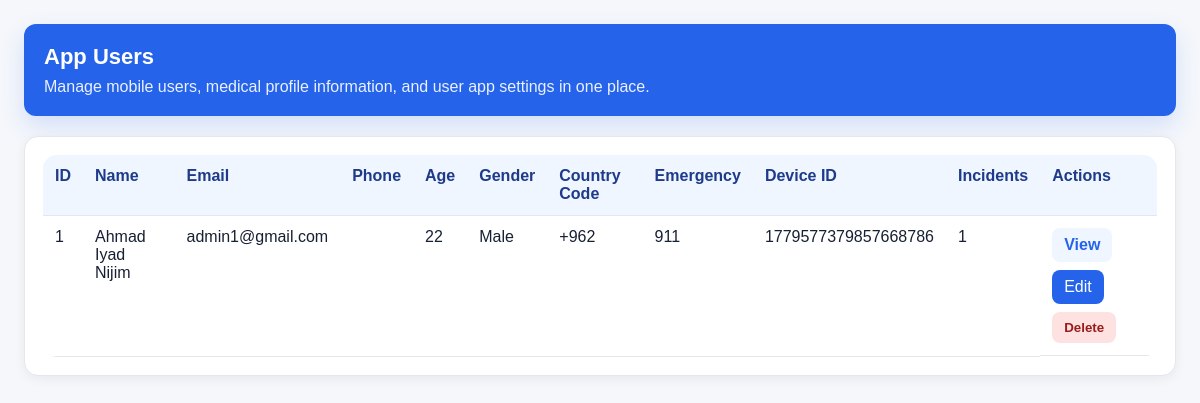
The app's page /pages/users.php (signed in) with its own data.
### tables this page shows
CREATE TABLE `app_users` (
  `id` int(11) NOT NULL,
  `device_id` varchar(100) NOT NULL,
  `email` varchar(190) DEFAULT NULL,
  `profile_image_path` varchar(255) DEFAULT NULL,
  `full_name` varchar(150) DEFAULT NULL,
  `age` int(11) DEFAULT NULL,
  `sex` varchar(20) DEFAULT NULL,
  `blood_type` varchar(10) DEFAULT NULL,
  `allergies` text DEFAULT NULL,
  `conditions` text DEFAULT NULL,
  `medications` text DEFAULT NULL,
  `notes` text DEFAULT NULL,
  `questionnaire_json` longtext DEFAULT NULL,
  `language` varchar(10) DEFAULT 'en',
  `country_code` varchar(10) DEFAULT '+962',
  `emergency_number` varchar(20) DEFAULT '911',
  `ambulance_number` varchar(20) DEFAULT '193',
  `fire_number` varchar(20) DEFAULT '199',
  `created_at` timestamp NOT NULL DEFAULT current_timestamp(),
  `updated_at` timestamp NOT NULL DEFAULT current_timestamp() ON UPDATE current_timestamp()
);

### pages/users.php (the view, shortened to what this page needs)
<?php
require_once __DIR__ . '/../config/database.php';
function app_user_has_column(PDO $pdo, string $column): bool
{
    $stmt = $pdo->prepare("SHOW COLUMNS FROM app_users LIKE ?");
    $stmt->execute([$column]);
    return (bool)$stmt->fetch();
}
$hasEmailColumn = app_user_has_column($pdo, 'email');
$hasPhoneColumn = app_user_has_column($pdo, 'phone');
$stmt = $pdo->prepare("
    SELECT
        app_users.*,
        COUNT(incidents.id) AS incident_count
    FROM app_users
    LEFT JOIN incidents
        ON app_users.device_id = incidents.device_id
    GROUP BY app_users.id
    ORDER BY app_users.created_at DESC
");
$stmt->execute();
$users = $stmt->fetchAll();
?>
<!DOCTYPE html>
<html lang="en">
<head>
    <link rel="stylesheet" href="../assets/css/users.css?v=20260523">
</head>
<body>
    <div class="page-header">
        <h1>App Users</h1>
        <p>Manage mobile users, medical profile information, and user app settings in one place.</p>
    </div>
    <div class="users-card">
        <div class="table-wrap">
            <table>
                <thead>
                    <tr>
                        <th>ID</th>
                        <th>Name</th>
                        <?php if ($hasEmailColumn): ?><th>Email</th><?php endif; ?>
                        <?php if ($hasPhoneColumn): ?><th>Phone</th><?php endif; ?>
                        <th>Age</th>
                        <th>Gender</th>
                        <th>Country Code</th>
                        <th>Emergency</th>
                        <th>Device ID</th>
                        <th>Incidents</th>
                        <th>Actions</th>
                    </tr>
                </thead>
                <tbody>
                    <?php if (count($users) > 0): ?>
                        <?php foreach ($users as $user): ?>
                            <?php $userId = (int)$user['id']; ?>
                            <tr>
                                <td><?= htmlspecialchars((string)$userId) ?></td>
                                <td><?= htmlspecialchars((string)($user['full_name'] ?? '')) ?></td>
                                <?php if ($hasEmailColumn): ?><td><?= htmlspecialchars((string)($user['email'] ?? '')) ?></td><?php endif; ?>
                                <?php if ($hasPhoneColumn): ?><td><?= htmlspecialchars((string)($user['phone'] ?? '')) ?></td><?php endif; ?>
                                <td><?= htmlspecialchars((string)($user['age'] ?? '')) ?></td>
                                <td><?= htmlspecialchars((string)($user['sex'] ?? '')) ?></td>
                                <td><?= htmlspecialchars((string)($user['country_code'] ?? '')) ?></td>
                                <td><?= htmlspecialchars((string)($user['emergency_number'] ?? '')) ?></td>
                                <td><?= htmlspecialchars((string)($user['device_id'] ?? '')) ?></td>
                                <td><?= htmlspecialchars((string)$user['incident_count']) ?></td>
                                <td class="action-buttons">
                                    <a href="user_view.php?id=<?= urlencode((string)$userId) ?>" class="button muted">View</a>
                                    <button type="button" class="button" onclick="parent.openGlobalModal(document.getElementById('editUser<?= $userId ?>').innerHTML)">Edit</button>
                                    <form method="POST" class="inline-form js-confirm-delete">
                                        <button type="submit" name="delete_user" class="danger-button">Delete</button>
                                    </form>
                                </td>
                            </tr>
                        <?php endforeach; ?>
                    <?php else: ?>
                        <tr>
                            <td colspan="<?= 9 + ($hasEmailColumn ? 1 : 0) + ($hasPhoneColumn ? 1 : 0) ?>" class="empty">No users found.</td>
                        </tr>
                    <?php endif; ?>
                </tbody>
            </table>
        </div>
    </div>
</body>
</html>

### assets/css/users.css (style rules this page uses)
* { box-sizing: border-box }
body { font-family: Arial, sans-serif; background: #f5f7fb; margin: 0; padding: 24px; color: #172033 }
h1 { margin: 0 0 18px }
.users-card { background: #fff; border: 1px solid #e5e7eb; border-radius: 14px; padding: 18px; box-shadow: 0 3px 12px rgba(15, 23, 42, .06) }
table { width: 100%; border-collapse: collapse; background: #fff; border-radius: 14px; overflow: hidden }
th, td { border-bottom: 1px solid #e5e7eb; padding: 12px; text-align: left; vertical-align: top }
th { background: #eff6ff; color: #1e3a8a; font-weight: 700 }
.button { display: inline-block; padding: 8px 12px; background: #2563eb; color: white; text-decoration: none; border-radius: 8px; font-weight: 700 }
a { color: #2563eb; font-weight: 600 }
.table-wrap { overflow-x: auto }
.page-header p { margin-top: -8px; color: #64748b; }
.action-buttons { display: flex; gap: 8px; flex-wrap: wrap; align-items: center; }
.inline-form { margin: 0; display: inline-block; }
button.button { border: none; cursor: pointer; font: inherit; }
.button.muted { background: #eff6ff; color: #2563eb; }
.danger-button { border: none; cursor: pointer; padding: 8px 12px; background: #fee2e2; color: #991b1b; border-radius: 8px; font-weight: 700; }
.page-header { background: #2563eb; color: #ffffff; padding: 20px; border-radius: 12px; margin-bottom: 20px; box-shadow: 0 10px 24px rgba(37, 99, 235, 0.16); }
.page-header h1 { margin: 0; font-size: 22px; color: #ffffff; }
.page-header p { margin: 8px 0 0; color: #eaf1ff; }

### records on screen
app_users: id "1", full_name "Ahmad Iyad Nijim", email "admin1@gmail.com", age "22", sex "Male", country_code "+962", emergency_number "911", device "1779577379857668786", incident_count "1"
